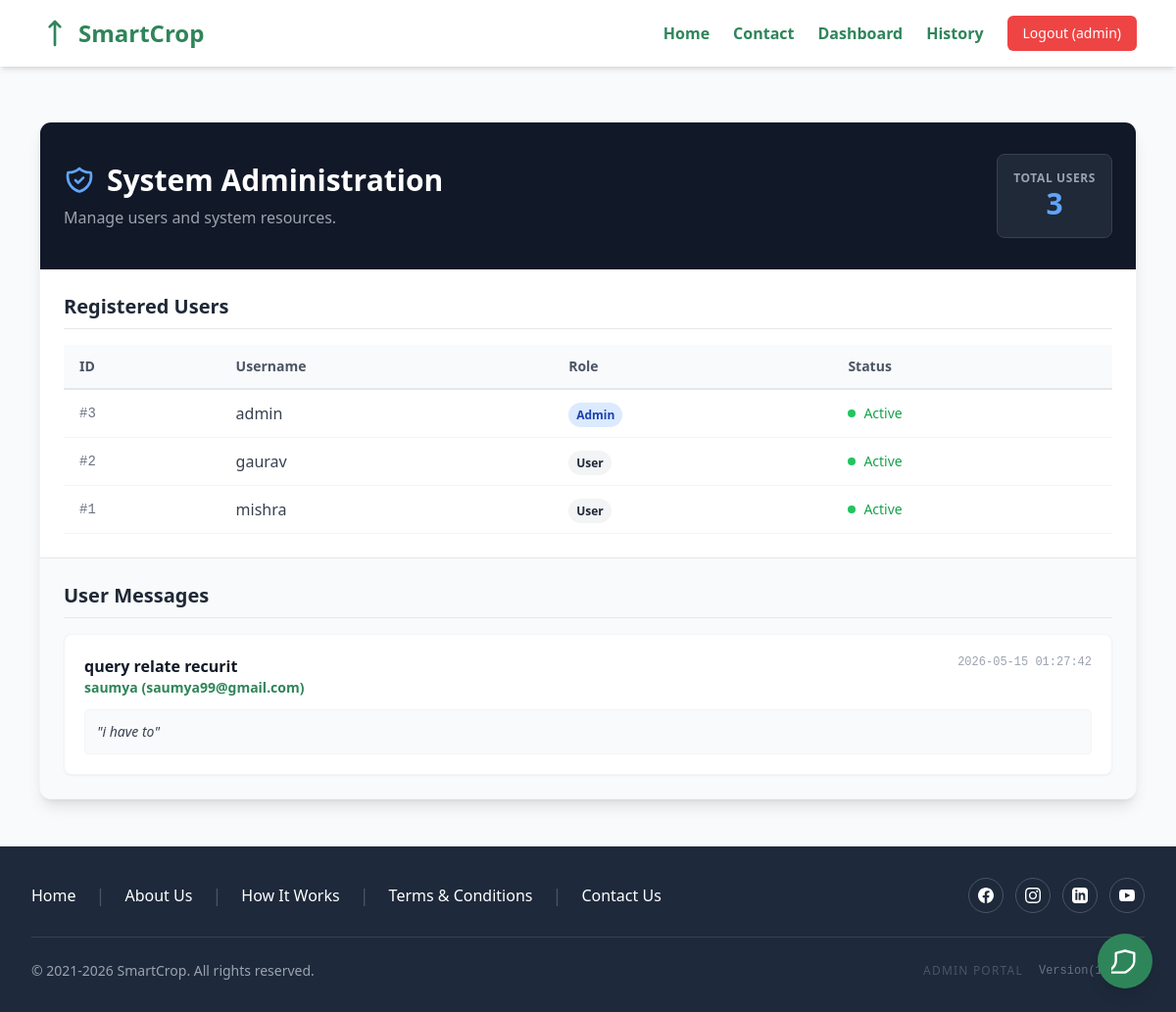
The app's page /admin/dashboard (signed in) with its own data.
### tables this page shows
CREATE TABLE user (
	id INTEGER NOT NULL, 
	username VARCHAR(100), 
	password VARCHAR(100), 
	role VARCHAR(10), 
	PRIMARY KEY (id), 
	UNIQUE (username)
);

CREATE TABLE messages (
            id INTEGER PRIMARY KEY AUTOINCREMENT,
            timestamp TEXT NOT NULL,
            name TEXT NOT NULL,
            email TEXT NOT NULL,
            subject TEXT,
            message TEXT NOT NULL
        );

### app.py (the view)
@app.route('/admin/dashboard')
def admin_dashboard():
    if 'user' not in session or session.get('role') != 'admin':
        flash("You must be an admin to access this page.", 'error')
        return redirect(url_for('admin_login'))
    users = get_all_users()
    messages = get_all_messages()
    return render_template('admin_dashboard.html', users=users, messages=messages)

### services/auth_service.py (called while the page is built)
def init_db():
    os.makedirs(os.path.dirname(DB_PATH), exist_ok=True)
    conn = sqlite3.connect(DB_PATH)
    cursor = conn.cursor()
    cursor.execute('''
        CREATE TABLE IF NOT EXISTS user (
            id INTEGER PRIMARY KEY AUTOINCREMENT,
            username TEXT UNIQUE NOT NULL,
            password TEXT NOT NULL,
            role TEXT DEFAULT 'user'
        )
    ''')
    cursor.execute("PRAGMA table_info(user)")
    columns = [col[1] for col in cursor.fetchall()]
    if 'role' not in columns:
        cursor.execute("ALTER TABLE user ADD COLUMN role TEXT DEFAULT 'user'")
    conn.commit()
    conn.close()

def get_all_users():
    init_db()
    conn = sqlite3.connect(DB_PATH)
    cursor = conn.cursor()
    cursor.execute("SELECT id, username, role FROM user ORDER BY id DESC")
    users = cursor.fetchall()
    conn.close()
    return [{"id": u[0], "username": u[1], "role": u[2]} for u in users]

### services/contact_service.py (called while the page is built)
def init_contact_db():
    os.makedirs(os.path.dirname(DB_PATH), exist_ok=True)
    conn = sqlite3.connect(DB_PATH)
    cursor = conn.cursor()
    cursor.execute('''
        CREATE TABLE IF NOT EXISTS messages (
            id INTEGER PRIMARY KEY AUTOINCREMENT,
            timestamp TEXT NOT NULL,
            name TEXT NOT NULL,
            email TEXT NOT NULL,
            subject TEXT,
            message TEXT NOT NULL
        )
    ''')
    conn.commit()
    conn.close()

def get_all_messages():
    init_contact_db()
    conn = sqlite3.connect(DB_PATH)
    conn.row_factory = sqlite3.Row
    cursor = conn.cursor()
    cursor.execute('SELECT * FROM messages ORDER BY timestamp DESC')
    rows = cursor.fetchall()
    conn.close()
    return [dict(row) for row in rows]

### templates/admin_dashboard.html (shortened to what this page needs)
{% extends 'base.html' %}
{% block content %}
<div class="max-w-6xl mx-auto mt-8 px-4">
    <div class="bg-white rounded-xl shadow-lg border border-gray-100 overflow-hidden">
        <div class="bg-gray-900 px-6 py-8 text-white flex justify-between items-center">
            <div>
                <h1 class="text-3xl font-bold flex items-center">
                    System Administration
                </h1>
                <p class="text-gray-400 mt-2">Manage users and system resources.</p>
            </div>
            <div class="bg-gray-800 rounded-lg p-4 text-center border border-gray-700">
                <p class="text-xs text-gray-400 uppercase tracking-wider font-semibold">Total Users</p>
                <p class="text-3xl font-bold text-blue-400">{{ users|length }}</p>
            </div>
        </div>
        <div class="p-6">
            <h2 class="text-xl font-bold text-gray-800 mb-4 border-b pb-2">Registered Users</h2>
            <div class="overflow-x-auto">
                <table class="w-full text-left border-collapse">
                    <thead>
                        <tr class="bg-gray-50 text-gray-600 border-b-2 border-gray-200">
                            <th class="py-3 px-4 font-semibold text-sm">ID</th>
                            <th class="py-3 px-4 font-semibold text-sm">Username</th>
                            <th class="py-3 px-4 font-semibold text-sm">Role</th>
                            <th class="py-3 px-4 font-semibold text-sm">Status</th>
                        </tr>
                    </thead>
                    <tbody class="text-gray-700">
                        {% for u in users %}
                        <tr class="border-b border-gray-100 hover:bg-gray-50 transition">
                            <td class="py-3 px-4 font-mono text-sm text-gray-500">#{{ u.id }}</td>
                            <td class="py-3 px-4 font-medium">{{ u.username }}</td>
                            <td class="py-3 px-4">
                                {% if u.role == 'admin' %}
                                    <span class="px-2 py-1 bg-blue-100 text-blue-800 text-xs font-bold rounded-full">Admin</span>
                                {% else %}
                                    <span class="px-2 py-1 bg-gray-100 text-gray-800 text-xs font-bold rounded-full">User</span>
                                {% endif %}
                            </td>
                            <td class="py-3 px-4">
                                <span class="flex items-center text-sm text-green-600">
                                    <span class="w-2 h-2 bg-green-500 rounded-full mr-2"></span> Active
                                </span>
                            </td>
                        </tr>
                        {% else %}
                        <tr>
                            <td colspan="4" class="py-8 text-center text-gray-500">No users found.</td>
                        </tr>
                        {% endfor %}
                    </tbody>
                </table>
            </div>
        </div>
        <div class="p-6 bg-gray-50 border-t border-gray-200">
            <h2 class="text-xl font-bold text-gray-800 mb-4 border-b pb-2">User Messages</h2>
            {% if messages %}
                <div class="space-y-4">
                    {% for msg in messages %}
                    <div class="bg-white p-5 rounded-lg shadow-sm border border-gray-100">
                        <div class="flex justify-between items-start mb-3">
                            <div>
                                <h4 class="font-bold text-gray-900">{{ msg.subject }}</h4>
                                <p class="text-sm text-agri-green font-semibold">{{ msg.name }} ({{ msg.email }})</p>
                            </div>
                            <span class="text-xs text-gray-400 font-mono">{{ msg.timestamp }}</span>
                        </div>
                        <div class="text-gray-700 text-sm bg-gray-50 p-3 rounded border border-gray-100 italic">
                            "{{ msg.message }}"
                        </div>
                    </div>
                    {% endfor %}
                </div>
            {% else %}
                <p class="text-gray-500 text-center py-8">No messages received yet.</p>
            {% endif %}
        </div>
    </div>
</div>
{% endblock %}

### templates/base.html (shortened to what this page needs)
<!DOCTYPE html>
<html lang="en">
<head>
    <script src="https://cdn.tailwindcss.com"></script>
</head>
<body class="bg-gray-50 text-gray-800 flex flex-col min-h-screen">
    <nav class="bg-white shadow-md py-4">
        <div class="max-w-6xl mx-auto px-4 flex flex-wrap justify-between items-center">
            <a href="{{ url_for('home') }}" class="text-2xl font-bold text-agri-green flex items-center mb-2 sm:mb-0">
                <svg class="w-8 h-8 mr-2" fill="none" stroke="currentColor" viewBox="0 0 24 24"
                    xmlns="http://www.w3.org/2000/svg">
                    <path stroke-linecap="round" stroke-linejoin="round" stroke-width="2"
                        d="M12 3v18m0-18l-4 4m4-4l4 4"></path>
                </svg>
                SmartCrop
            </a>
            <div class="space-x-4 sm:space-x-6 flex items-center">
                <a href="{{ url_for('home') }}" class="text-agri-green font-semibold hover:text-green-700 transition">Home</a>
                <a href="{{ url_for('contact') }}" class="text-agri-green font-semibold hover:text-green-700 transition">Contact</a>
                {% if session.get('user') %}
                <a href="{{ url_for('predict') }}" class="text-agri-green font-semibold hover:text-green-700 transition">Dashboard</a>
                <a href="{{ url_for('history') }}" class="text-agri-green font-semibold hover:text-green-700 transition">History</a>
                <a href="{{ url_for('logout') }}"
                    class="text-sm px-4 py-2 bg-red-500 text-white rounded-md hover:bg-red-600 transition">Logout ({{
                    session['user'] }})</a>
                {% else %}
                <a href="{{ url_for('login') }}" class="text-gray-600 hover:text-agri-green transition">User Login</a>
                <a href="{{ url_for('signup') }}"
                    class="text-sm px-4 py-2 bg-agri-green text-white rounded-md hover-agri-green transition">Signup</a>
                {% endif %}
            </div>
    </nav>
    <main class="flex-grow">
        {% block content %}{% endblock %}
    </main>
    <footer class="bg-[#1e293b] text-white py-8 mt-12">
        <div class="max-w-7xl mx-auto px-8">
            <div class="flex flex-col md:flex-row justify-between items-center border-b border-gray-700 pb-6 mb-6 gap-6">
                <div class="flex flex-wrap justify-center md:justify-start items-center gap-x-5 gap-y-3 text-base font-medium">
                    <a href="{{ url_for('home') }}" class="hover:text-agri-green transition">Home</a>
                    <span class="text-gray-600 text-lg">|</span>
                    <a href="#" class="hover:text-agri-green transition">About Us</a>
                    <span class="text-gray-600 text-lg">|</span>
                    <a href="#" class="hover:text-agri-green transition">How It Works</a>
                    <span class="text-gray-600 text-lg">|</span>
                    <a href="#" class="hover:text-agri-green transition">Terms &amp; Conditions</a>
                    <span class="text-gray-600 text-lg">|</span>
                    <a href="{{ url_for('contact') }}" class="hover:text-agri-green transition">Contact Us</a>
                </div>
                <div class="flex items-center space-x-3">
                    <a href="#" class="w-9 h-9 rounded-full border border-gray-600 flex items-center justify-center hover:bg-white hover:text-blue-600 transition duration-300">
                    </a>
                    <a href="#" class="w-9 h-9 rounded-full border border-gray-600 flex items-center justify-center hover:bg-white hover:text-pink-600 transition duration-300">
                    </a>
                    <a href="#" class="w-9 h-9 rounded-full border border-gray-600 flex items-center justify-center hover:bg-white hover:text-blue-700 transition duration-300">
                    </a>
                    <a href="#" class="w-9 h-9 rounded-full border border-gray-600 flex items-center justify-center hover:bg-white hover:text-red-600 transition duration-300">
                        <svg class="w-4 h-4" fill="currentColor" viewBox="0 0 24 24"><path d="M19.615 3.184c-3.604-.246-11.631-.245-15.23 0-3.897.266-4.356 2.62-4.385 8.816.029 6.185.484 8.549 4.385 8.816 3.6.245 11.626.246 15.23 0 3.897-.266 4.356-2.62 4.385-8.816-.029-6.185-.484-8.549-4.385-8.816zm-10.615 12.816v-8l8 4-8 4z"/></svg>
                    </a>
                </div>
            </div>
            <div class="flex flex-col md:flex-row justify-between items-center text-sm text-gray-400">
                <p class="text-center mb-2 md:mb-0">&copy; 2021-2026 SmartCrop. All rights reserved.</p>
                <div class="flex items-center gap-4">
                    <a href="{{ url_for('admin_login') }}" class="text-xs text-gray-600 hover:text-gray-400 transition uppercase tracking-widest">Admin Portal</a>
                    <span class="text-xs text-gray-500 font-mono">Version(11.1.0)</span>
                </div>
            </div>
        </div>
    </footer>
    <div id="chat-widget" class="fixed bottom-6 right-6 z-50 flex flex-col items-end">
        <button id="chat-toggle"
            class="w-14 h-14 bg-agri-green text-white rounded-full flex items-center justify-center shadow-lg hover:bg-green-700 hover:scale-105 transition-all duration-300 focus:outline-none focus:ring-4 focus:ring-green-300 relative animate-bounce"
            style="animation-duration: 2s;">
            <svg id="chat-icon" class="w-7 h-7 absolute transition-transform duration-300 transform scale-100 rotate-0"
                fill="none" stroke="currentColor" viewBox="0 0 24 24">
                <path stroke-linecap="round" stroke-linejoin="round" stroke-width="2"
                    d="M12 22s8-4 8-10V5l-8-2-8 2v7c0 6-8 10-8 10z">
                </path>
            </svg>
        </button>
    </div>
</body>
</html>

### templates/base.html (style rules this page uses)
.bg-agri-green { background-color: #2F855A; }
.text-agri-green { color: #2F855A; }

### records on screen
user: id "3", username "admin", role "Admin"
user: id "2", username "gaurav", role "User"
user: id "1", username "mishra", role "User"
messages: subject "query relate recurit", name "saumya", email "saumya99@gmail.com", timestamp "2026-05-15 01:27:42", message "i have to"

### other values on screen
{{ session['user'] }} "admin"
{{ users|length }} "3"
